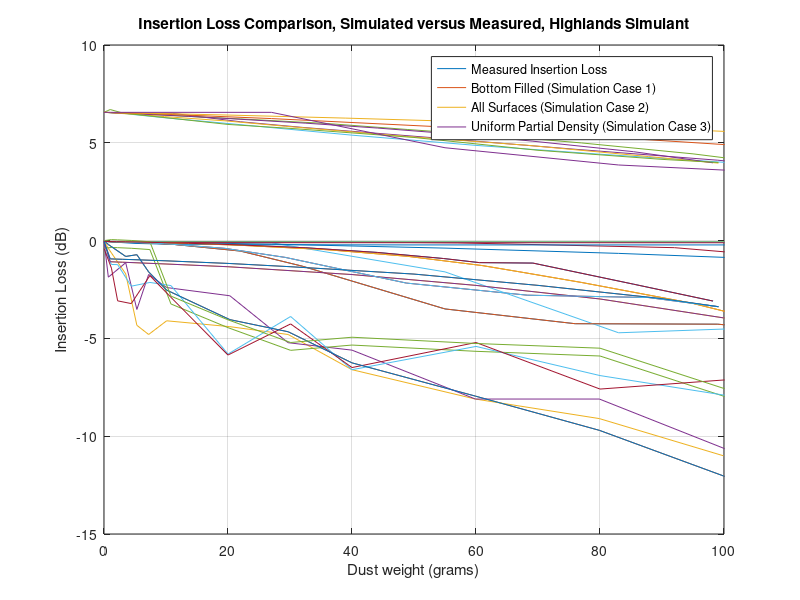

MATLAB code to generate this figure:
%% X-band Mare Insertion Loss
clear all
close all
clc

x1 = [0 1 3 5.5 11 22 32 55 76 99 110]; % Bottom
y1 = [-0.0408 -0.0511 -0.0736 -0.0999 -0.1873 -0.5349 -1.3083 -3.4933 -4.2486 -4.2728 -4.5960];

x2 = [0 2 4 8 15 22 36 49 61 67 77 95 110]; % All Walls
y2 = [-0.0408 -0.0561 -0.0667 -0.0945 -0.1591 -0.2392 -0.4651 -0.8042 -1.2759 -1.5949 -2.1385 -3.2119 -4.3977];

x3 = [0 1 3 5 10 20 40 60 80 100 110]; % Uniform Partial Density
y3 = [-0.0408 -1.0807 -1.1054 -1.1303 -1.1959 -1.3356 -1.7353 -2.2900 -2.9846 -3.9545 -4.6154];



plot(x1,y1)
hold on
plot(x2,y2)
hold on
plot(x3,y3)
hold on


grid on

title('Simulation Models at 10GHz for LMS-1 Mare Simulants');
legend('Bottom Filled (Case 1)','All Surfaces (Case 2)','Uniform Partial Density (Case 3)');
ylabel('Insertion Loss (dB)');
xlabel('Dust weight (grams)')

%% X-band Mare Cutoff Frequencies
clear all
close all
clc

x1 = [0 1 3 5.5 11 22 32 55 76 99 110]; % Bottom
y1 = [6.557 6.5451 6.5090 6.5090 6.5090 6.0762 5.7876 5.2104 4.6693 4.1102 3.7675];

x2 = [0 2 4 8 15 22 36 49 61 67 77 95 110]; % All Walls
y2 = [6.557 6.5271 6.5090 6.4549 6.3287 6.2204 5.9860 5.6794 5.4088 5.2645 4.9940 4.4349 3.8397];

x3 = [0 1 3 5 10 20 40 60 80 100 110]; % Uniform Partial Density
y3 = [6.557 6.545 6.5090 6.4369 6.2745 5.9860 5.3908 4.8677 4.4168 4.0020 3.7675];



plot(x1,y1)
hold on
plot(x2,y2)
hold on
plot(x3,y3)
hold on


grid on

title('Simulation Models at X-band for Mare Simulants');
legend('Bottom Filled (Case 1)','All Surfaces (Case 2)','Uniform Partial Density (Case 3)');
ylabel('Cutoff Frequency (GHz)');
xlabel('Dust weight (grams)')


%% X-band Highlands Insertion Loss
clear all
close all
clc

x1 = [0 1 3 5 9.75 19.51 29.26 48.77 68.28 87.79 99.11]; % Bottom
y1 = [-0.0408 -0.0493 -0.0678 -0.0888 -0.1566 -0.3967 -0.8601 -2.1710 -2.7904 -2.9102 -3.3801];

x2 = [0 2 3.5 6.94 13.66 20.18 32.56 44.09 54.77 60.57 69.18 85.41 98.23]; % All Walls
y2 = [-0.0408 -0.0534 -0.0621 -0.0851 -0.1371 -0.1995 -0.3667 -0.6049 -0.9163 -1.1261 -1.14894 -2.2275 -3.091];

x3 = [0 1 3 5 10 20 30 50 70 90 99.11]; % Uniform Partial Density
y3 = [-0.0408 -0.9348 -0.9556 -0.9769 -1.0337 -1.1664 -1.3338 -1.7114 -2.2889 -2.9667 -3.3801];



plot(x1,y1)
hold on
plot(x2,y2)
hold on
plot(x3,y3)
hold on


grid on

title('Simulation Models at 10GHz for LHS-2 Highlands Simulants');
legend('Bottom Filled (Case 1)','All Surfaces (Case 2)','Uniform Partial Density (Case 3)');
ylabel('Insertion Loss (dB)');
xlabel('Dust weight (grams)')

%% X-band Highlands Cutoff Frequencies
clear all
close all
clc

x1 = [0 1 3 5 9.75 19.51 29.26 48.77 68.28 87.79 99.11]; % Bottom
y1 = [6.557 6.5395 6.4955 6.4595 6.3393 6.1231 5.8468 5.3243 4.8739 4.2973 3.9610];

x2 = [0 2 3.5 6.94 13.66 20.18 32.56 44.09 54.77 60.57 69.18 85.41 98.23]; % All Walls
y2 = [6.557 6.5315 6.5255 6.4535 6.3514 6.2372 6.0030 5.7548 5.4905 5.3463 5.0821 4.5455 3.977];

x3 = [0 1 3 5 10 20 30 50 70 90 99.11]; % Uniform Partial Density
y3 = [6.557 6.7 6.5235 6.4515 6.2833 5.9389 5.7387 5.2732 4.6176 4.1532 3.993];



plot(x1,y1)
hold on
plot(x2,y2)
hold on
plot(x3,y3)
hold on


grid on

title('Simulation Models at X-band for Highlands Simulants');
legend('Bottom Filled (Case 1)','All Surfaces (Case 2)','Uniform Partial Density (Case 3)');
ylabel('Cutoff Frequency (GHz)');
xlabel('Dust weight (grams)')

%% Al2O3  Insertion Loss X-band
clear all
close all
clc

x1 = [0 2.8 8.3 14 27 55 83 138 193 249 281]; % Bottom
y1 = [-0.0408 -0.0426 -0.0474 -0.0559 -0.1108 -1.5989 -4.7124 -4.0943 -3.8645 -3.7570 -3.5965];

x2 = [0 6 10 20 39 57 92 125 155 172 196 242 280]; % All Walls
y2 = [-0.0408 -0.0434 -0.0454 -0.0516 -0.0727 -0.1153 -0.3611 -1.2308 -2.9627 -3.6372 -3.9952 -3.8616 -3.4508];

x3 = [0 1 5 10 27 55 83 138 193 249 281]; % Uniform Partial Density
y3 = [-0.0408 -0.0452 -0.0663 -0.0925 -0.1806 -0.3838 -0.6534 -1.3109 -3.9531 -3.0538 -3.6379];



plot(x1,y1)
hold on
plot(x2,y2)
hold on
plot(x3,y3)
hold on


grid on

title('Simulation Models at X-band for 99.9% Al2O3');
legend('Bottom Filled (Case 1)','All Surfaces (Case 2)','Uniform Partial Density (Case 3)');
ylabel('Insertion Loss (dB)');
xlabel('Weight (grams)')

%% Al2O3 X-band Cutoff Frequencies
clear all
close all
clc

x1 = [0 2.8 8.3 14 27 55 83 138 193 249 281]; % Bottom
y1 = [6.557 6.5315 6.479 6.4068 6.2385 5.8056 5.2525 4.1463 3.5251 2.7435 2.1824];

x2 = [0 6 10 20 39 57 92 125 155 172 196 242 280]; % All Walls
y2 = [6.557 6.515 6.4910 6.4188 6.2625 6.0942 5.6974 5.2285 4.7275 4.4469 4.1263 3.1443 2.2513];

x3 = [0 1 5 10 27 55 83 138 193 249 281]; % Uniform Partial Density
y3 = [6.557 6.557 6.557 6.557 6.557 4.7475 3.8657 3.0240 2.5631 2.2625 2.1423];



plot(x1,y1)
hold on
plot(x2,y2)
hold on
plot(x3,y3)
hold on


grid on

title('Simulation Models at X-band for 99.9% Al2O3');
legend('Bottom Filled (Case 1)','All Surfaces (Case 2)','Uniform Partial Density (Case 3)');
ylabel('Cutoff Frequency (GHz)');
xlabel('Dust weight (grams)')

%% Groiss
clear all
close all
clc

x1 = [0 1 5 10 25 50 100 500 1000];
y1 = [-0.0408 -0.0525 -0.0554 -0.0555 -0.0556 -0.0556 -0.0556 -0.0556 -0.0556]; %Bottom

x2 = [0 1 5 10 25 50 100 500 1000];
y2 = [-0.0408 -0.0455 -0.0754 -0.0795 -0.0812 -0.0815 -0.0816 -0.0817 -0.0817]; %All walls

plot(x1, y1)
hold on
plot(x2, y2)
grid on
xlim([0 40])

xlabel('Roughness (in micrometers)');
ylabel('Insertion Loss (dB)');
legend('Bottom (Case 4)','All Surfaces (Case 5)');
title('Groiss Roughness Model')


%% Huray (Using thickness being represented. Above uses weight to evgaluate against other models
% S-band
clear all
close all
clc

x1 = [0 1 5 10 25 50 100 500 1000 2000 3000 5000];%Bottom 
y1 = [-0.0408 -0.0584 -0.0912 -0.0999 -0.1060 -0.1081 -0.1093 -0.1102 -0.1103 -0.1103 -0.1103 -0.1103];

x2 = [0 1 5 10 25 50 100 500 1000 2000 3000 5000]; %All walls
y2 = [-0.0408 -0.0609 -0.1438 -0.1801 -0.2096 -0.2209 -0.2209 -0.2318 -0.2324 -0.2327 -0.2327 -0.2327];

plot(x1, y1)
hold on
plot(x2, y2)
grid on

xlim([0 100])

title('Huray Roughness Model');
xlabel('Roughness (in micrometers)');
ylabel('Insertion Loss (dB)');
legend('Bottom (Case 4)','All Surfaces (Case 5)');

%% Test Data Mare
clear all
close all
clc

x1 = [0 0.7 3.5 5.3 7.2 10.1 20.3 29.7 40 59.9 79.9 99.9 119.7]; %Horizontal
y1 = [-0.5 -0.7 -1.31 -1.22 -2.1 -3.03 -4.54 -5.16 -6.75 -8.45 -10.2 -12.53 -15.2]; %IL
z1 = []; %fc

x2 = [0 0.7 3.5 5.3 7.2 10.1 20.3 29.7 40 59.9 79.9 99.9]; % 45 degrees
y2 = [-0.5 -0.9 -2.2 -4.83 -5.3 -4.6 -4.9 -5.3 -7.1 -8.6 -9.6 -11.5];  %IL
z2 = [];  %fc

x3 = [0 0.7 3.5 5.3 7.2 10.1 20.3 29.7 40 59.9 79.9 99.9 119.7]; %Vertical
y3 = [-0.5 -2.37 -1.63 -4.02 -2.23 -2.9 -3.32 -5.72 -6.1 -8.6 -8.6 -11.11 -15.33];  %IL
z3 = [];  %fc

plot(x1, y1+0.5)
hold on
plot(x2, y2+0.5)
hold on
plot(x3,y3+0.5)
grid on

title('Measured Insertion Loss, Mare Simulant');
xlabel('Dust Weight (grams)');
ylabel('Insertion Loss (dB)');
legend('Horizontal','45 degrees','Vertical');

%% Test Data Highlands
clear all
close all
clc

x1 = [0 1.2 2.2 4.4 7.4 10.8 20 30.1 40 60 80 100 111.7]; %Horizontal
y1 = [-0.4 -0.349 -0.361 -0.392 -0.458 -3.24 -4.45 -5.61 -5.34 -5.66 -5.9 -7.96 -7.676]; %IL
z1 = []; %fc

x2 = [0 1.2 2.2 4.4 7.4 10.8 20 30.1 40 60 80 100 111.7]; % 45 degrees
y2 = [-0.4 -1.22 -1.228 -2.33 -2.139 -2.30 -5.8 -3.88 -6.6 -5.41 -6.90 -7.9 -7.66];  %IL
z2 = [];  %fc

x3 = [0 1.2 2.2 4.4 7.4 10.8 20 30.1 40 60 80 100 111.7]; %Vertical
y3 = [-0.4 -1.408 -3.08 -3.22 -1.79 -2.90 -5.85 -4.26 -6.49 -5.21 -7.59 -7.125 -7.33];  %IL
z3 = [];  %fc

plot(x1, y1)
hold on
plot(x2, y2)
hold on
plot(x3,y3)
grid on

title('Measured Insertion Loss, Highlands Simulant');
xlabel('Dust Weight (grams)');
ylabel('Insertion Loss (dB)');
legend('Horizontal','45 degrees','Vertical');

%% Measurement versus Simulation Comparison for Horizontal Waveguide, Mare
clear all
close all
clc

x = [0 0.7 3.5 5.3 7.2 10.1 20.3 29.7 40 59.9 79.9 99.9 119.7]; %Horizontal
y = [-0.5 -0.7 -1.31 -1.22 -2.1 -3.03 -4.54 -5.16 -6.75 -8.45 -10.2 -12.53 -15.2]; %IL, Test

x1 = [0 1 3 5.5 11 22 32 55 76 99 110]; % Bottom
y1 = [-0.0408 -0.0511 -0.0736 -0.0999 -0.1873 -0.5349 -1.3083 -3.4933 -4.2486 -4.2728 -4.5960]; %IL, simulation

x2 = [0 2 4 8 15 22 36 49 61 67 77 95 110]; % All Walls
y2 = [-0.0408 -0.0561 -0.0667 -0.0945 -0.1591 -0.2392 -0.4651 -0.8042 -1.2759 -1.5949 -2.1385 -3.2119 -4.3977];%IL, simulation

x3 = [0 1 3 5 10 20 40 60 80 100 110]; % Uniform Partial Density
y3 = [-0.0408 -1.0807 -1.1054 -1.1303 -1.1959 -1.3356 -1.7353 -2.2900 -2.9846 -3.9545 -4.6154];%IL, simulation


plot(x,y+0.5)
hold on
plot(x1,y1)
hold on
plot(x2,y2)
hold on
plot(x3,y3)
hold on


grid on

title('Insertion Loss Comparison, Simulated versus Measured, Mare Simulant');
legend('Measured Insertion Loss','Bottom Filled (Simulation Case 1)','All Surfaces (Simulation Case 2)','Uniform Partial Density (Simulation Case 3)');
ylabel('Insertion Loss (dB)');
xlabel('Dust weight (grams)')

%% Measurement versus Simulation Comparison for Horizontal Waveguide, Highlands
clear all
close all
clc

x = [0 1.2 2.2 4.4 7.4 10.8 20 30.1 40 60 80 100 111.7]; %Horizontal, Test
y = [-0.4 -0.349 -0.361 -0.392 -0.458 -3.24 -4.45 -5.61 -5.34 -5.66 -5.9 -7.96 -7.676]; %IL

x1 = [0 1 3 5 9.75 19.51 29.26 48.77 68.28 87.79 99.11]; % Bottom
y1 = [-0.0408 -0.0493 -0.0678 -0.0888 -0.1566 -0.3967 -0.8601 -2.1710 -2.7904 -2.9102 -3.3801];

x2 = [0 2 3.5 6.94 13.66 20.18 32.56 44.09 54.77 60.57 69.18 85.41 98.23]; % All Walls
y2 = [-0.0408 -0.0534 -0.0621 -0.0851 -0.1371 -0.1995 -0.3667 -0.6049 -0.9163 -1.1261 -1.14894 -2.2275 -3.091];

x3 = [0 1 3 5 10 20 30 50 70 90 99.11]; % Uniform Partial Density
y3 = [-0.0408 -0.9348 -0.9556 -0.9769 -1.0337 -1.1664 -1.3338 -1.7114 -2.2889 -2.9667 -3.3801];


plot(x,y+0.4)
hold on
plot(x1,y1)
hold on
plot(x2,y2)
hold on
plot(x3,y3)
hold on


grid on

title('Insertion Loss Comparison, Simulated versus Measured, Highlands Simulant');
legend('Measured Insertion Loss','Bottom Filled (Simulation Case 1)','All Surfaces (Simulation Case 2)','Uniform Partial Density (Simulation Case 3)');
ylabel('Insertion Loss (dB)');
xlabel('Dust weight (grams)')